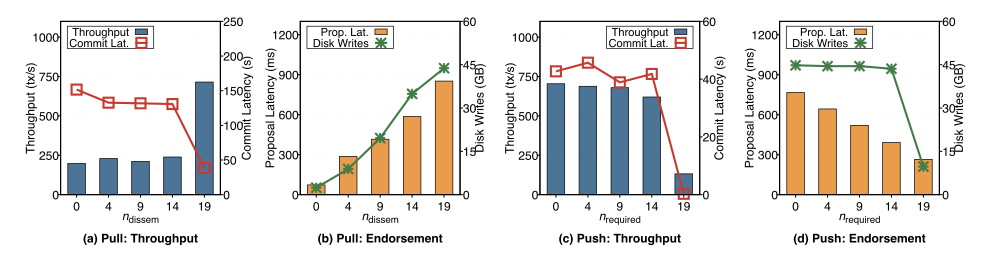

This chart was generated by the following gnuplot code:
# Plot: Dissemination parameter sensitivity (EQ3)
# 4 panels in a single row, optimized for \textwidth in a 2-column paper
set terminal pdfcairo enhanced color font "Times,13" size 10,2.6
set output 'dissemination_sensitivity.pdf'

set multiplot layout 1,4 margins 0.06,0.94,0.25,0.92 spacing 0.08,0

# ── Common styling ──
set style fill solid 0.85 border -1
set boxwidth 0.55 absolute
set grid ytics lt 0 lw 1 lc rgb "#dddddd"
set border 15 lw 1.5
set xrange [-0.5:4.5]
set xtics nomirror out scale 0.6
set ytics nomirror out scale 0.6 offset 1.2,0
set y2tics nomirror out scale 0.6 offset -1.5,0

# ── Closer labels ──
set xlabel offset 0,1.0
set xtics offset 0,0.3
set ylabel offset 3.5,0
set y2label offset -3.5,0

# ═══════════════════════════════════════
# (a) Pull: Throughput + Commit Latency
# ═══════════════════════════════════════
set xlabel "{/Times-Italic n}_{dissem}"
set ylabel "Throughput (tx/s)"
set y2label "Commit Latency (s)"

set xtics ("0" 0, "4" 1, "9" 2, "14" 3, "19" 4)
set ytics 250
set y2tics 50

set yrange [0:1100]
set y2range [0:250]

# Legend closer to box (inside)
set key top left font "Times,12" spacing 1.0 samplen 1.2 width -1 box lw 1
unset title
set label 1 "(a) Pull: Throughput" at graph 0.5, graph -0.25 center font "Times-Bold,13"

#set label 2 "data loss" at 0,198 center offset 0,1.5 font "Times,10" tc rgb "#cc0000"
#set label 3 "data loss" at 1,229 center offset 0,1.5 font "Times,10" tc rgb "#cc0000"
#set label 4 "data loss" at 2,211 center offset 0,1.5 font "Times,10" tc rgb "#cc0000"
#set label 5 "data loss" at 3,239 center offset 0,1.5 font "Times,10" tc rgb "#cc0000"

plot "dissemination_sensitivity.txt" using ($0):2 with boxes title "Throughput" lc rgb "#2C5B84", \
     "" using ($0):4 with linespoints title "Commit Lat." lw 3 pt 4 ps 1.2 lc rgb "#C43A31" axes x1y2

unset label 1
unset label 2
unset label 3
unset label 4
unset label 5

# ═══════════════════════════════════════
# (b) Pull: Proposal Latency + Disk Writes
# ═══════════════════════════════════════
set xlabel "{/Times-Italic n}_{dissem}"
set ylabel "Proposal Latency (ms)"
set y2label "Disk Writes (GB)"

set ytics 300
set y2tics 15

set yrange [0:1300]
set y2range [0:60]

set key top left font "Times,12" spacing 1.0 samplen 1.2 width -1 box lw 1
unset title
set label 1 "(b) Pull: Endorsement" at graph 0.5, graph -0.25 center font "Times-Bold,13"

plot "dissemination_sensitivity.txt" using ($0):3 with boxes title "Prop. Lat." lc rgb "#E58A2B", \
     "" using ($0):5 with linespoints title "Disk Writes" lw 3 pt 3 ps 1.2 lc rgb "#417B45" axes x1y2

# ═══════════════════════════════════════
# (c) Push: Throughput + Commit Latency
# ═══════════════════════════════════════
set xlabel "{/Times-Italic n}_{required}"
set ylabel "Throughput (tx/s)"
set y2label "Commit Latency (s)"

set ytics 250
set y2tics 20

set yrange [0:1100]
set y2range [0:60]

set key top right font "Times,12" spacing 1.0 samplen 1.2 width -1 box lw 1
unset title
set label 1 "(c) Push: Throughput" at graph 0.5, graph -0.25 center font "Times-Bold,13"

plot "dissemination_sensitivity_push.txt" using ($0):2 with boxes title "Throughput" lc rgb "#2C5B84", \
     "" using ($0):4 with linespoints title "Commit Lat." lw 3 pt 4 ps 1.2 lc rgb "#C43A31" axes x1y2

# ═══════════════════════════════════════
# (d) Push: Proposal Latency + Disk Writes
# ═══════════════════════════════════════
set xlabel "{/Times-Italic n}_{required}"
set ylabel "Proposal Latency (ms)"
set y2label "Disk Writes (GB)"

set ytics 300
set y2tics 15

set yrange [0:1300]
set y2range [0:60]

set key top left font "Times,12" spacing 1.0 samplen 1.2 width -1 box lw 1
unset title
set label 1 "(d) Push: Endorsement" at graph 0.5, graph -0.25 center font "Times-Bold,13"

plot "dissemination_sensitivity_push.txt" using ($0):3 with boxes title "Prop. Lat." lc rgb "#E58A2B", \
     "" using ($0):5 with linespoints title "Disk Writes" lw 3 pt 3 ps 1.2 lc rgb "#417B45" axes x1y2

unset multiplot
